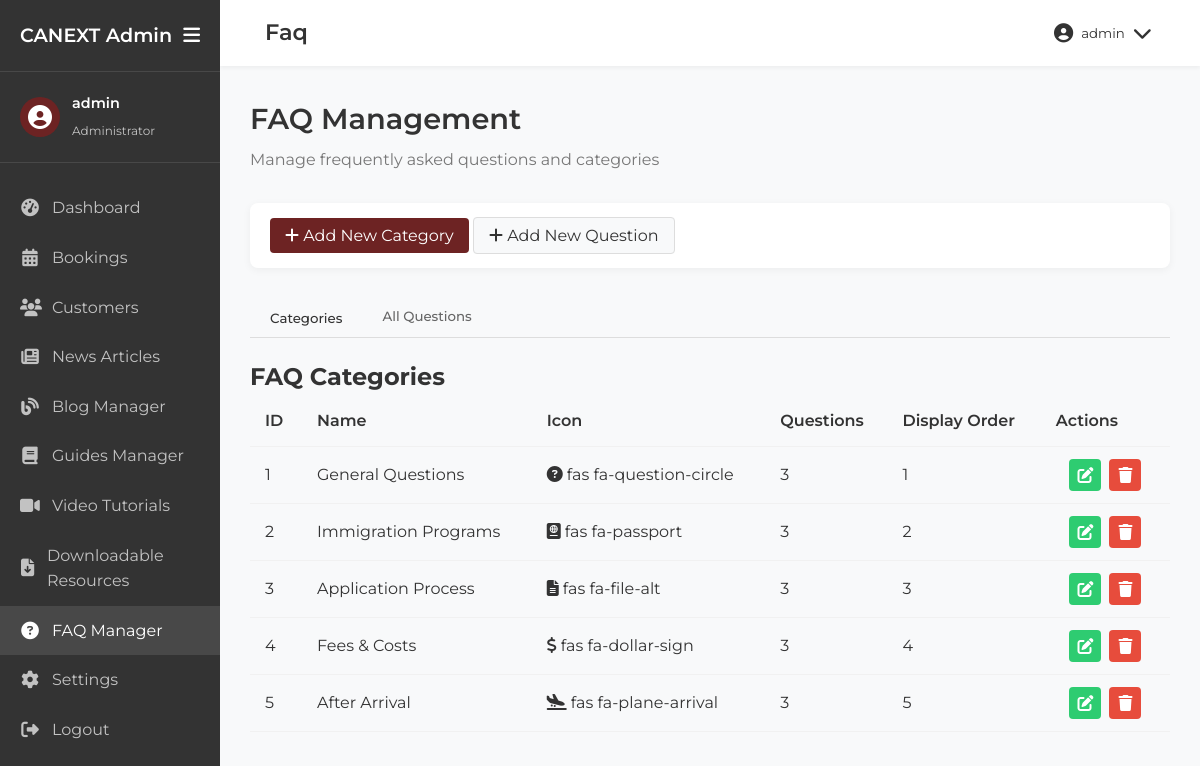
Screenshot of /admin/faq.php (signed in) with the database file from the repository.
### tables this page shows
CREATE TABLE IF NOT EXISTS `faq_categories` (
  `id` int(11) NOT NULL AUTO_INCREMENT,
  `name` varchar(255) NOT NULL,
  `icon` varchar(50) NOT NULL,
  `display_order` int(11) NOT NULL DEFAULT 0,
  `created_at` timestamp NOT NULL DEFAULT CURRENT_TIMESTAMP,
  `updated_at` timestamp NOT NULL DEFAULT CURRENT_TIMESTAMP ON UPDATE CURRENT_TIMESTAMP,
  PRIMARY KEY (`id`)
);

### admin/includes/db_connection.php (called while the page is built, shortened)
<?php
$db_host = '193.203.184.121';
$db_user = 'u911550082_canext';
$db_pass = 'Milk@sdk14';
$db_name = 'u911550082_canext';
$conn = new mysqli($db_host, $db_user, $db_pass, $db_name);
function executeQuery($sql) {
    global $conn;
    return $conn->query($sql);
}
?>

### admin/faq.php (the view, shortened to what this page needs)
<?php
include('includes/header.php');
include('includes/db_connection.php');
$sql = "SELECT * FROM faq_categories ORDER BY display_order, name";
$categories = executeQuery($sql);
$items = [];
if ($categories && $categories->num_rows > 0) {
    $sql = "SELECT fi.*, fc.name as category_name
            FROM faq_items fi
            JOIN faq_categories fc ON fi.category_id = fc.id
            ORDER BY fc.display_order, fi.display_order, fi.question";
    $result = executeQuery($sql);
    if ($result && $result->num_rows > 0) {
        while ($row = $result->fetch_assoc()) {
            $items[$row['category_id']][] = $row;
        }
    }
}
?>
<div class="admin-content-header">
    <h1>FAQ Management</h1>
    <p>Manage frequently asked questions and categories</p>
</div>
<div class="admin-controls">
    <div>
        <a href="faq_category_edit.php" class="btn btn-primary"><i class="fas fa-plus"></i> Add New Category</a>
        <a href="faq_item_edit.php" class="btn btn-secondary"><i class="fas fa-plus"></i> Add New Question</a>
    </div>
</div>
<div class="admin-tabs">
    <div class="tab-header">
        <button class="tab-btn active" data-tab="categories">Categories</button>
        <button class="tab-btn" data-tab="questions">All Questions</button>
    </div>
    <div class="tab-content">
        <div class="tab-pane active" id="categories-tab">
            <div class="admin-card">
                <h2>FAQ Categories</h2>
                <?php if ($categories && $categories->num_rows > 0): ?>
                <div class="table-responsive">
                    <table class="admin-table">
                        <thead>
                            <tr>
                                <th>ID</th>
                                <th>Name</th>
                                <th>Icon</th>
                                <th>Questions</th>
                                <th>Display Order</th>
                                <th>Actions</th>
                            </tr>
                        </thead>
                        <tbody>
                            <?php while ($category = $categories->fetch_assoc()): ?>
                            <tr>
                                <td><?php echo $category['id']; ?></td>
                                <td><?php echo $category['name']; ?></td>
                                <td><i class="<?php echo $category['icon']; ?>"></i> <?php echo $category['icon']; ?></td>
                                <td><?php echo isset($items[$category['id']]) ? count($items[$category['id']]) : 0; ?></td>
                                <td><?php echo $category['display_order']; ?></td>
                                <td class="actions-cell">
                                <div class="action-buttons">
                                    <a href="faq_category_edit.php?id=<?php echo $category['id']; ?>" class="action-btn edit-btn"><i class="fas fa-edit"></i></a>
                                    <a href="faq.php?delete_category=<?php echo $category['id']; ?>" class="action-btn delete-btn" onclick="return confirm('Are you sure you want to delete this category? All associated questions will also be deleted.');"><i class="fas fa-trash"></i></a>
                                    </div>
                                </td>
                            </tr>
                            <?php endwhile; ?>
                        </tbody>
                    </table>
                </div>
                <?php else: ?>
                <p>No categories found. <a href="faq_category_edit.php">Add your first category</a>.</p>
                <?php endif; ?>
            </div>
        </div>
    </div>
</div>
<?php include('includes/footer.php'); ?>

### admin/includes/header.php (shortened to what this page needs)
<?php
$current_page = basename($_SERVER['PHP_SELF']);
?>
<!DOCTYPE html>
<html lang="en">
<head>
    <link rel="stylesheet" href="https://cdnjs.cloudflare.com/ajax/libs/font-awesome/6.2.0/css/all.min.css">
    <link rel="stylesheet" href="css/admin-styles.css">
</head>
<body>
    <div class="admin-container">
        <div class="admin-sidebar">
            <div class="admin-sidebar-header">
                <h2>CANEXT Admin</h2>
                <button id="sidebar-toggle" class="sidebar-toggle-btn">
                    <i class="fas fa-bars"></i>
                </button>
            </div>
            <div class="admin-user-info">
                <div class="admin-avatar">
                    <i class="fas fa-user-circle"></i>
                </div>
                <div class="admin-user-details">
                    <h4><?php echo $_SESSION['admin_username']; ?></h4>
                    <span>Administrator</span>
                </div>
            </div>
            <nav class="admin-nav">
                <ul>
                    <li class="<?php echo $current_page === 'dashboard.php' ? 'active' : ''; ?>">
                        <a href="dashboard.php">
                            <i class="fas fa-tachometer-alt"></i>
                            <span>Dashboard</span>
                        </a>
                    </li>
                    <li class="<?php echo $current_page === 'bookings.php' ? 'active' : ''; ?>">
                        <a href="bookings.php">
                            <i class="fas fa-calendar-alt"></i>
                            <span>Bookings</span>
                        </a>
                    </li>
                    <li class="<?php echo $current_page === 'customers.php' ? 'active' : ''; ?>">
                        <a href="customers.php">
                            <i class="fas fa-users"></i>
                            <span>Customers</span>
                        </a>
                    </li>
                    <li class="<?php echo $current_page === 'news.php' ? 'active' : ''; ?>">
                        <a href="news.php">
                            <i class="fas fa-newspaper"></i>
                            <span>News Articles</span>
                        </a>
                    </li>
                    <li class="<?php echo $current_page === 'blog.php' || $current_page === 'blog_category_edit.php' || $current_page === 'blog_post_edit.php' ? 'active' : ''; ?>">
                        <a href="blog.php">
                            <i class="fas fa-blog"></i>
                            <span>Blog Manager</span>
                        </a>
                    </li>
                    <li class="<?php echo $current_page === 'guides.php' || $current_page === 'guide_category_edit.php' || $current_page === 'guide_edit.php' ? 'active' : ''; ?>">
                        <a href="guides.php">
                            <i class="fas fa-book"></i>
                            <span>Guides Manager</span>
                        </a>
                    </li>
                    <li class="<?php echo $current_page === 'video_tutorials.php' || $current_page === 'video_tutorial_edit.php' ? 'active' : ''; ?>">
                        <a href="video_tutorials.php">
                            <i class="fas fa-video"></i>
                            <span>Video Tutorials</span>
                        </a>
                    </li>
                    <li class="<?php echo $current_page === 'downloadable_resources.php' || $current_page === 'resource_edit.php' ? 'active' : ''; ?>">
                        <a href="downloadable_resources.php">
                            <i class="fas fa-file-download"></i>
                            <span>Downloadable Resources</span>
                        </a>
                    </li>
                    <li class="<?php echo $current_page === 'faq.php' ? 'active' : ''; ?>">
                        <a href="faq.php">
                            <i class="fas fa-question-circle"></i>
                            <span>FAQ Manager</span>
                        </a>
                    </li>
                    <li class="<?php echo $current_page === 'settings.php' ? 'active' : ''; ?>">
                        <a href="settings.php">
                            <i class="fas fa-cog"></i>
                            <span>Settings</span>
                        </a>
                    </li>
                    <li>
                        <a href="logout.php">
                            <i class="fas fa-sign-out-alt"></i>
                            <span>Logout</span>
                        </a>
                    </li>
                </ul>
            </nav>
        </div>
        <div class="admin-main">
            <div class="admin-header">
                <div class="admin-header-left">
                    <div class="page-title">
                        <h2><?php echo ucfirst(str_replace(array('.php', '_'), array('', ' '), $current_page)); ?></h2>
                    </div>
                </div>
                <div class="admin-header-right">
                    <div class="admin-profile-dropdown">
                        <button class="profile-dropdown-btn">
                            <i class="fas fa-user-circle"></i>
                            <span><?php echo $_SESSION['admin_username']; ?></span>
                            <i class="fas fa-chevron-down"></i>
                        </button>
                    </div>
                </div>
            </div>
            <div class="admin-content">

### admin/includes/footer.php (shortened to what this page needs)
            </div>
        </div>
    </div>
</body>
</html>

### rows the page displays
faq_categories: id "1", name "General Questions", icon "fas fa-question-circle", id "3", display_order "1"
faq_categories: id "2", name "Immigration Programs", icon "fas fa-passport", id "3", display_order "2"
faq_categories: id "3", name "Application Process", icon "fas fa-file-alt", display_order "3"
faq_categories: id "4", name "Fees & Costs", icon "fas fa-dollar-sign", id "3", display_order "4"
faq_categories: id "5", name "After Arrival", icon "fas fa-plane-arrival", id "3", display_order "5"

### other values shown
$_SESSION['admin_username'] "admin"
str_replace(array('.php', '_'), array('', ' '), $current_page) "Faq"
